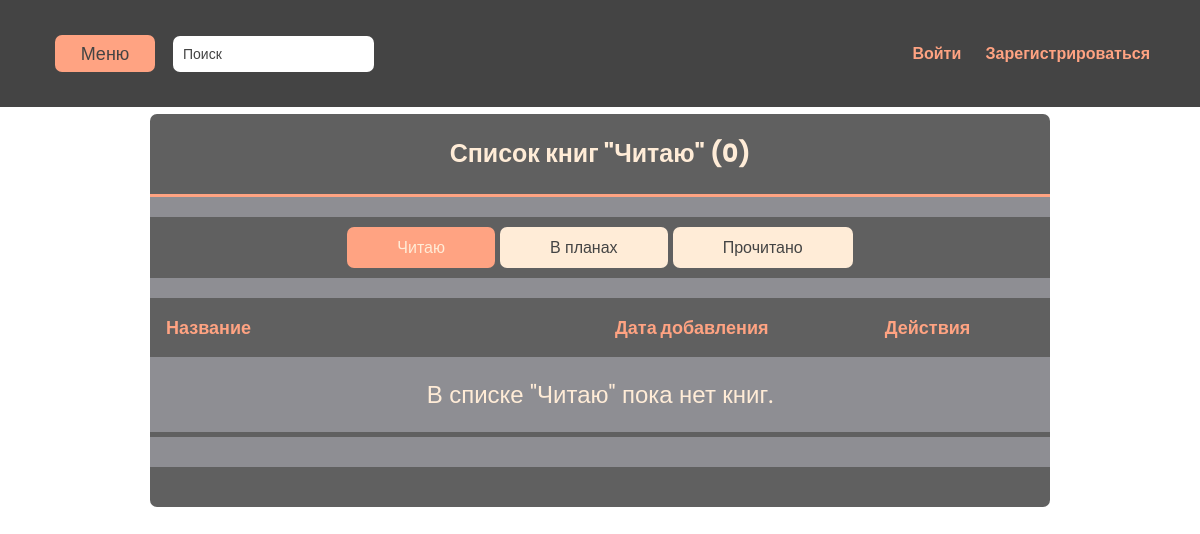
Before: /profile/2/booklist/read with the older database file.
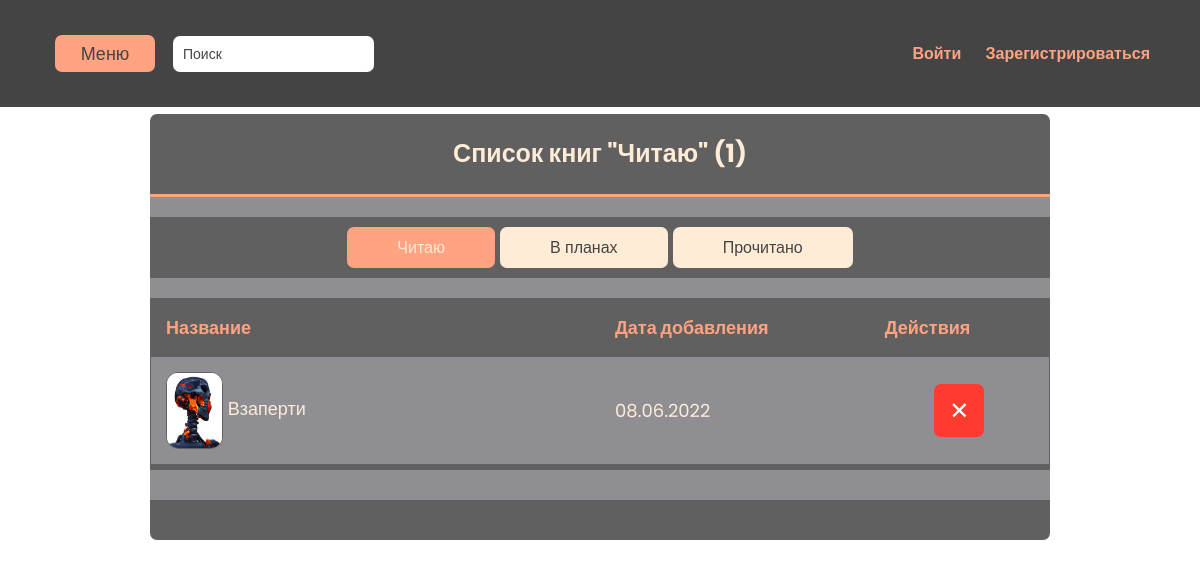
After: the same page with the newer database file.
### user_app/models.py (models this page shows, shortened)
class Book_Status(models.Model):
    name = models.CharField(max_length=50)
    class Meta:
        verbose_name = "Статус"
        verbose_name_plural = "Статусы"

class BookStatusUser(models.Model):
    author = models.ForeignKey(User, on_delete=CASCADE)
    book = models.ForeignKey(Book, on_delete=CASCADE)
    status = models.ForeignKey(Book_Status, on_delete=CASCADE)
    creation_time = models.DateField(auto_now=True)
    class Meta:
        verbose_name = 'Статус пользователя'
        verbose_name_plural = 'Статусы пользователя'

### library_app/models.py (models this page shows, shortened)
class Book(models.Model):
    book_title = models.CharField(max_length=60, unique=True)
    book_genre = models.ForeignKey(Genre, on_delete=CASCADE)
    book_picture = models.ImageField(null = True, blank=True, upload_to='images/')
    book_description = RichTextField(blank=True, null=True)
    book_author = models.ForeignKey(User, on_delete=models.CASCADE)
    book_creation_time = models.DateTimeField(auto_now=True)
    book_rate = models.IntegerField(default=0)
    book_views = models.IntegerField(default=0)
    book_visible = models.BooleanField(default = False)
    class Meta:
        verbose_name = "Книга"
        verbose_name_plural = "Книги"

### user_app/views.py (the view)
# urls.py: path('profile/<int:user_id>/booklist/<str:library_type>', view=views.user_libraries, name='booklist2'),
def user_libraries(request, user_id, library_type):
    status = Book_Status.objects.all()
    user = User.objects.get(id = user_id)
    type_tuple ={
        'in_plans': (BookStatusUser.objects.filter(status = status[1], author = user).order_by('-creation_time'),'В планах',3, '1'),
        'red': (BookStatusUser.objects.filter(status = status[0], author = user).order_by('-creation_time'),'Прочитано',4, '0'),
        'read': (BookStatusUser.objects.filter(status = status[2], author = user).order_by('-creation_time'),'Читаю',5, '2'),
    }
    template = 'user_app/user_libraries.html'
    context = {
    'header': type_tuple[library_type][1],
    'books': type_tuple[library_type][0],
    'redirect': str(type_tuple[library_type][2]),
    'key': type_tuple[library_type][3],
    }
    return render(request, template, context)

### user_app/templates/user_app/user_libraries.html (shortened to what this page needs)
{% extends 'library_app/template.html' %}
{% load static %}
{% block content %}
<link rel="stylesheet" href={% static 'user_app/css/profile_style.css' %}>
        <div class="block">
            <div class="block-header">
                <h2>
                     Список книг "{{header}}" ({{books.count}})
                </h2>
            </div>
            <div class="block-content" style="padding-top: 10px; padding-bottom: 30px;">
                <div class='chapter-navigation'>
                    {% if header != 'Читаю' %}
                        <a href="{% url 'booklist2' request.user.id 'read'%}"  class="book-status">Читаю</a>
                    {% else %}
                        <a class="silent">Читаю</a>
                    {% endif %}
                    {% if header != 'В планах' %}
                        <a href="{% url 'booklist2' request.user.id 'in_plans'%}"  class="book-status">В планах</a>
                    {% else %}
                        <a class="silent">В планах</a>
                    {% endif %}
                    {% if header != 'Прочитано' %}
                        <a href="{% url 'booklist2' request.user.id 'red'%}"  class="book-status">Прочитано</a>
                    {% else %}
                        <a class="silent">Прочитано</a>
                    {% endif %}
                </div>
            <table id="myTable" style="margin-top: 20px;">
                <tr class="table-content">
                    <div class="tabcontent">
                        <table id="myTable">
                            <tr class="table-header">
                                <th style="width:50%;">Название</th>
                                <th style="width:30%;">Дата добавления</th>
                                <th style="width:20%;">Действия</th>
                            </tr>
                            {%for i in books%}
                            <tr class="table-content">
                            <td>
                                <div class="table-data">
                                    <img class="book-image"
                                        src="{% if i.book.book_picture%}
                                                {{i.book.book_picture.url}}
                                            {% endif %}"
                                    alt=""></img>
                                    <a id='read_link'href='{% url 'detail' i.book.id %}'>{{i.book.book_title}}</a>
                                </div>
                            </td>
                            <td>{{i.book.book_creation_time|date:"d.m.Y"}}</td>
                                <td>
                                    <div class="button-row">
                                        <a class='delete' href='{% url 'userstatus' i.book.id key redirect %}'>✕</a>
                                    </div>
                                </td>
                            </tr>
                        {%endfor%}
                        </table>
                        {% if not books%}
                        <div class='announce'>
                            В списке "{{header}}" пока нет книг.
                        </div>
                        {% endif %}
                        <div class="end-table"></div>
            </table>
        </div>
    </div>
    <div class='block-footer'>
    </div>
{% endblock %}

### library_app/templates/library_app/template.html (shortened to what this page needs)
{% load static %}
<!DOCTYPE html>
<html lang="en">
<head>
    <link rel="stylesheet" href={% static 'library_app/css/style.css' %}>
    <link rel="stylesheet" href={% static 'library_app/css/main_style.css' %}>
    <link rel="stylesheet" href={% static 'library_app/css/books_style.css' %}>
    <link rel="stylesheet" href={% static 'library_app/css/book_info_style.css' %}>
    <link rel="stylesheet" href={% static 'user_app/css/form_style.css' %}>
</head>
<body>
    <div class="header">
        <div class="dropdown" data-dropdown>
            <button class="link" data-dropdown-button> Меню </button>
        </div>
        <div class='searchBar'>
            <form action='{% url 'search_query' %}' method='get'>
            <input type="Text" name="q" class="searchBar-input" placeholder="Поиск">
            </form>
        </div>
        {% if request.user.is_authenticated %}
                {% comment %} <a href="#" ><b>{{request.user.username}}</b></a> {% endcomment %}
                <a href='{% url 'profile' request.user.id %}'><b>{{request.user.profile.nickname}}</b></a>
                <img class="pfImage" src='{%if request.user.profile.profile_picture%}
                    {{request.user.profile.profile_picture.url}}
                    {%endif%}'></img>
        {% else %}
            <div class="auth_reg_but">
                <a href='{% url 'login' %}' class="second-button"><b>Войти</b></a>
                <a href='{% url 'registration' %}' class="second-button"><b>Зарегистрироваться</b></a>
            </div>
        {% endif %}
    </div>
    <div class="body">
        {% block content %}
        {% endblock %}
    </div>
</body>
</html>

### library_app/static/library_app/css/style.css (style rules this page uses)
body { margin: 0 auto; background: white; font-family: 'Poppins', sans-serif; }
.header { display: flex; align-items: center; background-color: #444444; font-style: 24px; padding: 20px 40px 20px 40px; color: #ffa382; }
.link { font-family: 'Poppins', sans-serif; background-color: #ffa382; border-radius: 7px; width: 6%; margin: 15px 0px 15px 15px; text-align: center; text-decoration: none; border: none; padding: 5px; color: #444444; font-size: 18px; min-width: 100px; cursor: pointer; }
.dropdown { position: relative; }
.searchBar { margin: 15px 0px 15px 18px; padding: 0; }
.searchBar-input { color: #444444; border: none; border-radius: 7px; padding: 10px; font-size: 14px; margin-right: 0; }
.searchBar-input::placeholder { color: #444444; font-family: 'Poppins', sans-serif; }
.second-button { margin-left: 10px; margin-right: 10px; text-decoration: none; color: #ffa382; font-family: 'Poppins', sans-serif; font-weight: bold; background-image: linear-gradient(currentColor, currentColor); background-position: 0% 100%; background-repeat: no-repeat; background-size: 0% 2px; transition: background-size .3s; }
.auth_reg_but { margin-left: auto; }
.body { margin: 0 auto; width: 900px; height: auto; background-color: white; }
.block-header { display: flex; justify-content: center; background-color: #606060; margin-top: 7px; border-radius:7px 7px 0 0; border-bottom: 3px solid #ffa382; }
.block-header > h2 { color: #ffecd7; font-family: 'Poppins', sans-serif; font-size: 25px; }
.block-content { justify-content: center; text-align: center; background-color: #8e8e93; padding-top: 200px; padding-bottom: 20px; }
.block-footer { background-color: #606060; border-radius: 0 0 7px 7px; padding: 20px; margin-bottom: 20px; }

### library_app/static/library_app/css/book_info_style.css (style rules this page uses)
.block-content { padding: 0; }
.book-image { border-radius: 7px; background-color: #ffecd7; width: 275px; height: 350px; }
#read_link { text-decoration: none; cursor: pointer; color: #ffecd7; }
table { width: 100%; font-family: 'Poppins', sans-serif; border-collapse: collapse; }
#myTable { border-collapse: collapse; width: 100%; font-size: 18px; }
#myTable th, #myTable td { text-align: left; padding: 15px; }
#myTable tr { border-bottom: 1px solid #606060; }
#myTable tr.table-header { background-color: #606060; color: #ffa382; }
#myTable tr.table-content { padding: 0px; background-color: #8e8e93; color: #ffecd7; }
.end-table { background-color: #606060; padding-bottom: 5px; }

### user_app/static/user_app/css/profile_style.css (style rules this page uses)
#read_link { text-decoration: none; cursor: pointer; color: #ffecd7; }
.tabcontent { text-align: center; background-color: #8e8e93; display: none; border-top: none; }
#myTable { border-collapse: collapse; width: 100%; border: 1px solid #606060; font-size: 18px; }
#myTable th, #myTable td { text-align: left; padding: 15px; }
#myTable tr { border-bottom: 1px solid #606060; }
#myTable tr.table-header { background-color: #606060; color: #ffa382; }
#myTable tr.table-content { padding: 0px; background-color: #8e8e93; color: #ffecd7; }
.book-image { background-color: #ffecd7; width: 55px; height: 75px; border: 1px solid #606060; }
.table-data>.book-image, .table-data>span { vertical-align: middle; }
.table-data>.book-image { border-radius: 12px; }
.end-table { background-color: #606060; padding-bottom: 5px; }
.delete { text-decoration: none; text-align: center; background: #ff3b30; border: none; border-radius: 7px; color: white; padding: 10px 15px; cursor: pointer; font-size: 24px; }
.button-row { text-align: center; }

Changed rows visible on the page:
added Book_Status: name "Читаю"
added BookStatusUser: book.book_picture (picture), book.book_title "Взаперти", book.book_creation_time "08.06.2022"
Other visible differences:
{{ books.count }}: "0" → "1"
{{ header }}: "Читаю" → (not shown)
text no longer shown: "В списке \" \" пока нет книг."
